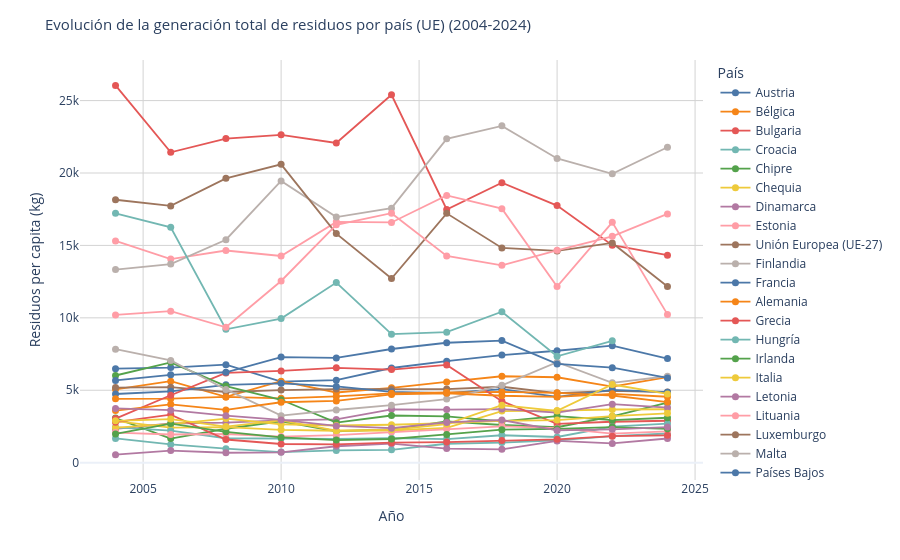

The notebook cell saved with this chart:
### Markdown cell above
### Evolución por países

### Code cell
paises_general = base_total[base_total["peligrosidad"] == "Total (peligrosos y no peligrosos)"]

fig = px.line(
    paises_general,
    x="year",
    y="kg_per_capita",
    color="pais",
    markers=True,
    color_discrete_sequence=px.colors.qualitative.T10
)

fig.update_traces(
    line=dict(width=1.8),
    marker=dict(size=7)
)

fig.update_layout(
    title="Evolución de la generación total de residuos por país (UE) (2004-2024)",
    title_font_size=15,

    xaxis_title= "Año",
    yaxis_title= "Residuos per capita (kg)",

    legend=dict(
        title="País",
        x=1.02,
        y=1,
        xanchor="left",
        yanchor="top"
    ),

    template=PLOTLY_TEMPLATE
)

fig.update_xaxes(showgrid=True, gridcolor="lightgray")
fig.update_yaxes(showgrid=True, gridcolor="lightgray")

fig.show()

### Figure 1 — Plotly figure (JSON) as saved in the notebook; plotly's stock layout.template omitted (floating-point values rounded to 4 significant figures)
{"data": [{"hovertemplate": "pais=Austria<br>year=%{x}<br>kg_per_capita=%{y}<extra></extra>", "legendgroup": "Austria", "line": {"color": "#4C78A8", "dash": "solid", "width": 1.8}, "marker": {"size": 7, "symbol": "circle"}, "mode": "lines+markers", "name": "Austria", "orientation": "v", "showlegend": true, "type": "scatter", "x": [2004, 2006, 2008, 2010, 2012, 2014, 2016, 2018, 2020, 2022, 2024], "xaxis": "x", "y": [6488.0, 6565.0, 6767.0, 5596.0, 5699.0, 6537.0, 7008.0, 7428.0, 7728.0, 8079.0, 7186.0], "yaxis": "y"}, {"hovertemplate": "pais=Bélgica<br>year=%{x}<br>kg_per_capita=%{y}<extra></extra>", "legendgroup": "Bélgica", "line": {"color": "#F58518", "dash": "solid", "width": 1.8}, "marker": {"size": 7, "symbol": "circle"}, "mode": "lines+markers", "name": "Bélgica", "orientation": "v", "showlegend": true, "type": "scatter", "x": [2004, 2006, 2008, 2010, 2012, 2014, 2016, 2018, 2020, 2022, 2024], "xaxis": "x", "y": [5068.0, 5627.0, 4540.0, 5630.0, 4847.0, 5171.0, 5573.0, 5967.0, 5899.0, 5251.0, 5909.0], "yaxis": "y"}, {"hovertemplate": "pais=Bulgaria<br>year=%{x}<br>kg_per_capita=%{y}<extra></extra>", "legendgroup": "Bulgaria", "line": {"color": "#E45756", "dash": "solid", "width": 1.8}, "marker": {"size": 7, "symbol": "circle"}, "mode": "lines+markers", "name": "Bulgaria", "orientation": "v", "showlegend": true, "type": "scatter", "x": [2004, 2006, 2008, 2010, 2012, 2014, 2016, 2018, 2020, 2022, 2024], "xaxis": "x", "y": [26050.0, 21430.0, 22380.0, 22640.0, 22070.0, 25400.0, 17480.0, 19340.0, 17750.0, 15010.0, 14320.0], "yaxis": "y"}, {"hovertemplate": "pais=Croacia<br>year=%{x}<br>kg_per_capita=%{y}<extra></extra>", "legendgroup": "Croacia", "line": {"color": "#72B7B2", "dash": "solid", "width": 1.8}, "marker": {"size": 7, "symbol": "circle"}, "mode": "lines+markers", "name": "Croacia", "orientation": "v", "showlegend": true, "type": "scatter", "x": [2004, 2006, 2008, 2010, 2012, 2014, 2016, 2018, 2020, 2022, 2024], "xaxis": "x", "y": [1673.0, 1258.0, 968.0, 735.0, 846.0, 887.0, 1307.0, 1389.0, 1534.0, 1838.0, 2015.0], "yaxis": "y"}, {"hovertemplate": "pais=Chipre<br>year=%{x}<br>kg_per_capita=%{y}<extra></extra>", "legendgroup": "Chipre", "line": {"color": "#54A24B", "dash": "solid", "width": 1.8}, "marker": {"size": 7, "symbol": "circle"}, "mode": "lines+markers", "name": "Chipre", "orientation": "v", "showlegend": true, "type": "scatter", "x": [2004, 2006, 2008, 2010, 2012, 2014, 2016, 2018, 2020, 2022, 2024], "xaxis": "x", "y": [3079.0, 1663.0, 2343.0, 2861.0, 2171.0, 2300.0, 2846.0, 2603.0, 2446.0, 3202.0, 4146.0], "yaxis": "y"}, {"hovertemplate": "pais=Chequia<br>year=%{x}<br>kg_per_capita=%{y}<extra></extra>", "legendgroup": "Chequia", "line": {"color": "#EECA3B", "dash": "solid", "width": 1.8}, "marker": {"size": 7, "symbol": "circle"}, "mode": "lines+markers", "name": "Chequia", "orientation": "v", "showlegend": true, "type": "scatter", "x": [2004, 2006, 2008, 2010, 2012, 2014, 2016, 2018, 2020, 2022, 2024], "xaxis": "x", "y": [2871.0, 2417.0, 2448.0, 2268.0, 2205.0, 2223.0, 2402.0, 3560.0, 3598.0, 3672.0, 3690.0], "yaxis": "y"}, {"hovertemplate": "pais=Dinamarca<br>year=%{x}<br>kg_per_capita=%{y}<extra></extra>", "legendgroup": "Dinamarca", "line": {"color": "#B279A2", "dash": "solid", "width": 1.8}, "marker": {"size": 7, "symbol": "circle"}, "mode": "lines+markers", "name": "Dinamarca", "orientation": "v", "showlegend": true, "type": "scatter", "x": [2004, 2006, 2008, 2010, 2012, 2014, 2016, 2018, 2020, 2022, 2024], "xaxis": "x", "y": [2329.0, 2704.0, 2759.0, 2923.0, 2989.0, 3687.0, 3663.0, 3702.0, 3453.0, 4037.0, 3803.0], "yaxis": "y"}, {"hovertemplate": "pais=Estonia<br>year=%{x}<br>kg_per_capita=%{y}<extra></extra>", "legendgroup": "Estonia", "line": {"color": "#FF9DA6", "dash": "solid", "width": 1.8}, "marker": {"size": 7, "symbol": "circle"}, "mode": "lines+markers", "name": "Estonia", "orientation": "v", "showlegend": true, "type": "scatter", "x": [2004, 2006, 2008, 2010, 2012, 2014, 2016, 2018, 2020, 2022, 2024], "xaxis": "x", "y": [15310.0, 14060.0, 14650.0, 14270.0, 16630.0, 16590.0, 18450.0, 17540.0, 12160.0, 16600.0, 10240.0], "yaxis": "y"}, {"hovertemplate": "pais=Unión Europea (UE-27)<br>year=%{x}<br>kg_per_capita=%{y}<extra></extra>", "legendgroup": "Unión Europea (UE-27)", "line": {"color": "#9D755D", "dash": "solid", "width": 1.8}, "marker": {"size": 7, "symbol": "circle"}, "mode": "lines+markers", "name": "Unión Europea (UE-27)", "orientation": "v", "showlegend": true, "type": "scatter", "x": [2004, 2006, 2008, 2010, 2012, 2014, 2016, 2018, 2020, 2022, 2024], "xaxis": "x", "y": [5186.0, 5214.0, 4881.0, 5011.0, 5079.0, 5070.0, 5079.0, 5242.0, 4804.0, 4955.0, 4872.0], "yaxis": "y"}, {"hovertemplate": "pais=Finlandia<br>year=%{x}<br>kg_per_capita=%{y}<extra></extra>", "legendgroup": "Finlandia", "line": {"color": "#BAB0AC", "dash": "solid", "width": 1.8}, "marker": {"size": 7, "symbol": "circle"}, "mode": "lines+markers", "name": "Finlandia", "orientation": "v", "showlegend": true, "type": "scatter", "x": [2004, 2006, 2008, 2010, 2012, 2014, 2016, 2018, 2020, 2022, 2024], "xaxis": "x", "y": [13330.0, 13710.0, 15390.0, 19450.0, 16960.0, 17570.0, 22360.0, 23260.0, 21000.0, 19950.0, 21770.0], "yaxis": "y"}, {"hovertemplate": "pais=Francia<br>year=%{x}<br>kg_per_capita=%{y}<extra></extra>", "legendgroup": "Francia", "line": {"color": "#4C78A8", "dash": "solid", "width": 1.8}, "marker": {"size": 7, "symbol": "circle"}, "mode": "lines+markers", "name": "Francia", "orientation": "v", "showlegend": true, "type": "scatter", "x": [2004, 2006, 2008, 2010, 2012, 2014, 2016, 2018, 2020, 2022, 2024], "xaxis": "x", "y": [4743.0, 4923.0, 5376.0, 5478.0, 5264.0, 4893.0, 4801.0, 5080.0, 4546.0, 5028.0, 4869.0], "yaxis": "y"}, {"hovertemplate": "pais=Alemania<br>year=%{x}<br>kg_per_capita=%{y}<extra></extra>", "legendgroup": "Alemania", "line": {"color": "#F58518", "dash": "solid", "width": 1.8}, "marker": {"size": 7, "symbol": "circle"}, "mode": "lines+markers", "name": "Alemania", "orientation": "v", "showlegend": true, "type": "scatter", "x": [2004, 2006, 2008, 2010, 2012, 2014, 2016, 2018, 2020, 2022, 2024], "xaxis": "x", "y": [4412.0, 4416.0, 4540.0, 4446.0, 4576.0, 4785.0, 4858.0, 4891.0, 4824.0, 4638.0, 4185.0], "yaxis": "y"}, {"hovertemplate": "pais=Grecia<br>year=%{x}<br>kg_per_capita=%{y}<extra></extra>", "legendgroup": "Grecia", "line": {"color": "#E45756", "dash": "solid", "width": 1.8}, "marker": {"size": 7, "symbol": "circle"}, "mode": "lines+markers", "name": "Grecia", "orientation": "v", "showlegend": true, "type": "scatter", "x": [2004, 2006, 2008, 2010, 2012, 2014, 2016, 2018, 2020, 2022, 2024], "xaxis": "x", "y": [3044.0, 4657.0, 6197.0, 6333.0, 6549.0, 6426.0, 6746.0, 4247.0, 2679.0, 2825.0, 2894.0], "yaxis": "y"}, {"hovertemplate": "pais=Hungría<br>year=%{x}<br>kg_per_capita=%{y}<extra></extra>", "legendgroup": "Hungría", "line": {"color": "#72B7B2", "dash": "solid", "width": 1.8}, "marker": {"size": 7, "symbol": "circle"}, "mode": "lines+markers", "name": "Hungría", "orientation": "v", "showlegend": true, "type": "scatter", "x": [2004, 2006, 2008, 2010, 2012, 2014, 2016, 2018, 2020, 2022, 2024], "xaxis": "x", "y": [2440.0, 2213.0, 1688.0, 1674.0, 1644.0, 1693.0, 1633.0, 1892.0, 1773.0, 2494.0, 2692.0], "yaxis": "y"}, {"hovertemplate": "pais=Irlanda<br>year=%{x}<br>kg_per_capita=%{y}<extra></extra>", "legendgroup": "Irlanda", "line": {"color": "#54A24B", "dash": "solid", "width": 1.8}, "marker": {"size": 7, "symbol": "circle"}, "mode": "lines+markers", "name": "Irlanda", "orientation": "v", "showlegend": true, "type": "scatter", "x": [2004, 2006, 2008, 2010, 2012, 2014, 2016, 2018, 2020, 2022, 2024], "xaxis": "x", "y": [6019.0, 6926.0, 5288.0, 4344.0, 2764.0, 3256.0, 3202.0, 2856.0, 3213.0, 2944.0, 3101.0], "yaxis": "y"}, {"hovertemplate": "pais=Italia<br>year=%{x}<br>kg_per_capita=%{y}<extra></extra>", "legendgroup": "Italia", "line": {"color": "#EECA3B", "dash": "solid", "width": 1.8}, "marker": {"size": 7, "symbol": "circle"}, "mode": "lines+markers", "name": "Italia", "orientation": "v", "showlegend": true, "type": "scatter", "x": [2004, 2006, 2008, 2010, 2012, 2014, 2016, 2018, 2020, 2022, 2024], "xaxis": "x", "y": [2424.0, 2666.0, 3047.0, 2652.0, 2566.0, 2617.0, 2725.0, 2881.0, 2942.0, 3212.0, 3408.0], "yaxis": "y"}, {"hovertemplate": "pais=Letonia<br>year=%{x}<br>kg_per_capita=%{y}<extra></extra>", "legendgroup": "Letonia", "line": {"color": "#B279A2", "dash": "solid", "width": 1.8}, "marker": {"size": 7, "symbol": "circle"}, "mode": "lines+markers", "name": "Letonia", "orientation": "v", "showlegend": true, "type": "scatter", "x": [2004, 2006, 2008, 2010, 2012, 2014, 2016, 2018, 2020, 2022, 2024], "xaxis": "x", "y": [556.0, 838.0, 687.0, 714.0, 1135.0, 1315.0, 975.0, 920.0, 1501.0, 1327.0, 1670.0], "yaxis": "y"}, {"hovertemplate": "pais=Lituania<br>year=%{x}<br>kg_per_capita=%{y}<extra></extra>", "legendgroup": "Lituania", "line": {"color": "#FF9DA6", "dash": "solid", "width": 1.8}, "marker": {"size": 7, "symbol": "circle"}, "mode": "lines+markers", "name": "Lituania", "orientation": "v", "showlegend": true, "type": "scatter", "x": [2004, 2006, 2008, 2010, 2012, 2014, 2016, 2018, 2020, 2022, 2024], "xaxis": "x", "y": [2076.0, 1945.0, 1980.0, 1801.0, 1900.0, 2111.0, 2320.0, 2512.0, 2383.0, 2003.0, 2162.0], "yaxis": "y"}, {"hovertemplate": "pais=Luxemburgo<br>year=%{x}<br>kg_per_capita=%{y}<extra></extra>", "legendgroup": "Luxemburgo", "line": {"color": "#9D755D", "dash": "solid", "width": 1.8}, "marker": {"size": 7, "symbol": "circle"}, "mode": "lines+markers", "name": "Luxemburgo", "orientation": "v", "showlegend": true, "type": "scatter", "x": [2004, 2006, 2008, 2010, 2012, 2014, 2016, 2018, 2020, 2022, 2024], "xaxis": "x", "y": [18150.0, 17730.0, 19630.0, 20600.0, 15820.0, 12710.0, 17220.0, 14830.0, 14620.0, 15170.0, 12160.0], "yaxis": "y"}, {"hovertemplate": "pais=Malta<br>year=%{x}<br>kg_per_capita=%{y}<extra></extra>", "legendgroup": "Malta", "line": {"color": "#BAB0AC", "dash": "solid", "width": 1.8}, "marker": {"size": 7, "symbol": "circle"}, "mode": "lines+markers", "name": "Malta", "orientation": "v", "showlegend": true, "type": "scatter", "x": [2004, 2006, 2008, 2010, 2012, 2014, 2016, 2018, 2020, 2022, 2024], "xaxis": "x", "y": [7840.0, 7060.0, 5057.0, 3245.0, 3636.0, 3970.0, 4388.0, 5344.0, 6936.0, 5512.0, 5968.0], "yaxis": "y"}, {"hovertemplate": "pais=Países Bajos<br>year=%{x}<br>kg_per_capita=%{y}<extra></extra>", "legendgroup": "Países Bajos", "line": {"color": "#4C78A8", "dash": "solid", "width": 1.8}, "marker": {"size": 7, "symbol": "circle"}, "mode": "lines+markers", "name": "Países Bajos", "orientation": "v", "showlegend": true, "type": "scatter", "x": [2004, 2006, 2008, 2010, 2012, 2014, 2016, 2018, 2020, 2022, 2024], "xaxis": "x", "y": [5678.0, 6067.0, 6242.0, 7291.0, 7233.0, 7848.0, 8281.0, 8429.0, 6819.0, 6562.0, 5847.0], "yaxis": "y"}, {"hovertemplate": "pais=Polonia<br>year=%{x}<br>kg_per_capita=%{y}<extra></extra>", "legendgroup": "Polonia", "line": {"color": "#F58518", "dash": "solid", "width": 1.8}, "marker": {"size": 7, "symbol": "circle"}, "mode": "lines+markers", "name": "Polonia", "orientation": "v", "showlegend": true, "type": "scatter", "x": [2004, 2006, 2008, 2010, 2012, 2014, 2016, 2018, 2020, 2022, 2024], "xaxis": "x", "y": [3601.0, 4028.0, 3645.0, 4171.0, 4266.0, 4714.0, 4793.0, 4621.0, 4538.0, 4751.0, 4551.0], "yaxis": "y"}, {"hovertemplate": "pais=Portugal<br>year=%{x}<br>kg_per_capita=%{y}<extra></extra>", "legendgroup": "Portugal", "line": {"color": "#E45756", "dash": "solid", "width": 1.8}, "marker": {"size": 7, "symbol": "circle"}, "mode": "lines+markers", "name": "Portugal", "orientation": "v", "showlegend": true, "type": "scatter", "x": [2004, 2006, 2008, 2010, 2012, 2014, 2016, 2018, 2020, 2022, 2024], "xaxis": "x", "y": [2796.0, 3322.0, 1599.0, 1290.0, 1269.0, 1379.0, 1423.0, 1538.0, 1610.0, 1831.0, 1891.0], "yaxis": "y"}, {"hovertemplate": "pais=Rumanía<br>year=%{x}<br>kg_per_capita=%{y}<extra></extra>", "legendgroup": "Rumanía", "line": {"color": "#72B7B2", "dash": "solid", "width": 1.8}, "marker": {"size": 7, "symbol": "circle"}, "mode": "lines+markers", "name": "Rumanía", "orientation": "v", "showlegend": true, "type": "scatter", "x": [2004, 2006, 2008, 2010, 2012, 2014, 2016, 2018, 2020, 2022], "xaxis": "x", "y": [17220.0, 16250.0, 9209.0, 9949.0, 12430.0, 8871.0, 9012.0, 10420.0, 7344.0, 8410.0], "yaxis": "y"}, {"hovertemplate": "pais=Eslovaquia<br>year=%{x}<br>kg_per_capita=%{y}<extra></extra>", "legendgroup": "Eslovaquia", "line": {"color": "#54A24B", "dash": "solid", "width": 1.8}, "marker": {"size": 7, "symbol": "circle"}, "mode": "lines+markers", "name": "Eslovaquia", "orientation": "v", "showlegend": true, "type": "scatter", "x": [2004, 2006, 2008, 2010, 2012, 2014, 2016, 2018, 2020, 2022, 2024], "xaxis": "x", "y": [1986.0, 2699.0, 2133.0, 1741.0, 1558.0, 1636.0, 1953.0, 2277.0, 2338.0, 2458.0, 2336.0], "yaxis": "y"}, {"hovertemplate": "pais=Eslovenia<br>year=%{x}<br>kg_per_capita=%{y}<extra></extra>", "legendgroup": "Eslovenia", "line": {"color": "#EECA3B", "dash": "solid", "width": 1.8}, "marker": {"size": 7, "symbol": "circle"}, "mode": "lines+markers", "name": "Eslovenia", "orientation": "v", "showlegend": true, "type": "scatter", "x": [2004, 2006, 2008, 2010, 2012, 2014, 2016, 2018, 2020, 2022, 2024], "xaxis": "x", "y": [2890.0, 3008.0, 2493.0, 2922.0, 2210.0, 2273.0, 2661.0, 3964.0, 3576.0, 5398.0, 4747.0], "yaxis": "y"}, {"hovertemplate": "pais=España<br>year=%{x}<br>kg_per_capita=%{y}<extra></extra>", "legendgroup": "España", "line": {"color": "#B279A2", "dash": "solid", "width": 1.8}, "marker": {"size": 7, "symbol": "circle"}, "mode": "lines+markers", "name": "España", "orientation": "v", "showlegend": true, "type": "scatter", "x": [2004, 2006, 2008, 2010, 2012, 2014, 2016, 2018, 2020, 2022, 2024], "xaxis": "x", "y": [3743.0, 3625.0, 3248.0, 2953.0, 2535.0, 2379.0, 2776.0, 2946.0, 2228.0, 2304.0, 2457.0], "yaxis": "y"}, {"hovertemplate": "pais=Suecia<br>year=%{x}<br>kg_per_capita=%{y}<extra></extra>", "legendgroup": "Suecia", "line": {"color": "#FF9DA6", "dash": "solid", "width": 1.8}, "marker": {"size": 7, "symbol": "circle"}, "mode": "lines+markers", "name": "Suecia", "orientation": "v", "showlegend": true, "type": "scatter", "x": [2004, 2006, 2008, 2010, 2012, 2014, 2016, 2018, 2020, 2022, 2024], "xaxis": "x", "y": [10200.0, 10460.0, 9346.0, 12540.0, 16420.0, 17230.0, 14270.0, 13630.0, 14660.0, 15630.0, 17170.0], "yaxis": "y"}], "layout": {"legend": {"title": {"text": "País"}, "tracegroupgap": 0, "x": 1.02, "xanchor": "left", "y": 1, "yanchor": "top"}, "margin": {"t": 60}, "title": {"font": {"size": 15}, "text": "Evolución de la generación total de residuos por país (UE) (2004-2024)"}, "xaxis": {"anchor": "y", "domain": [0, 1], "gridcolor": "lightgray", "showgrid": true, "title": {"text": "Año"}}, "yaxis": {"anchor": "x", "domain": [0, 1], "gridcolor": "lightgray", "showgrid": true, "title": {"text": "Residuos per capita (kg)"}}}}
